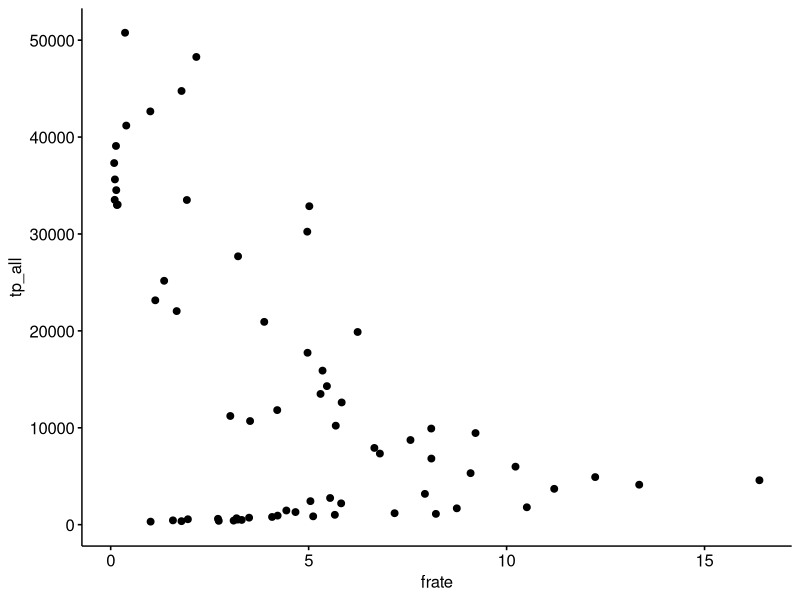
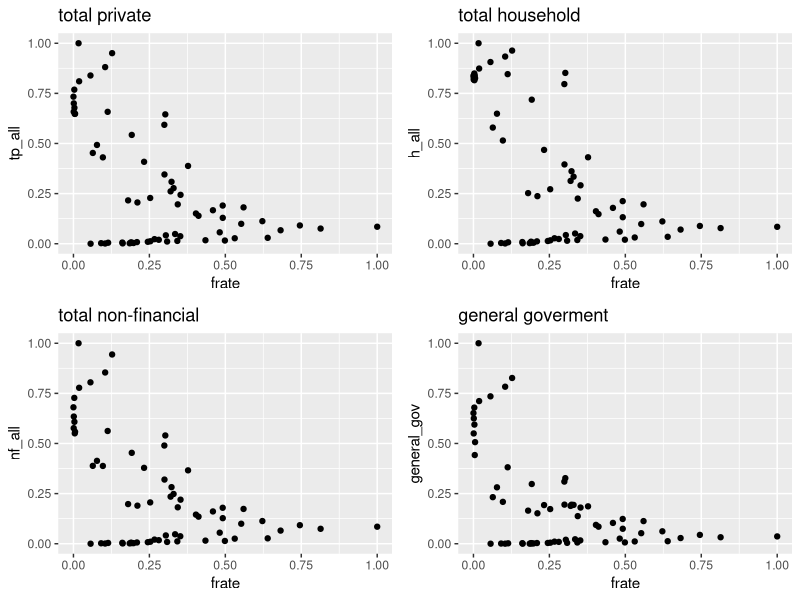
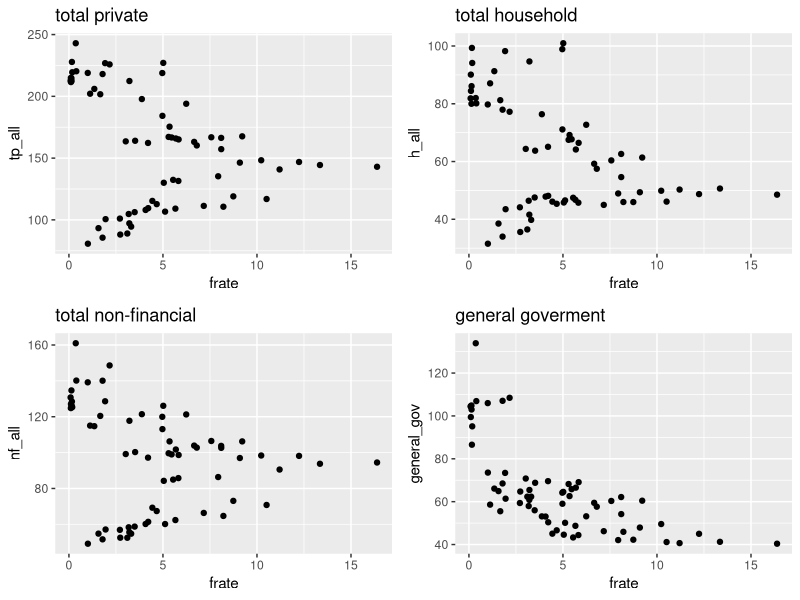

Generate these figures, in order, with R: (Note: this script raises an error after producing the figures.)
library(tidyverse)
library(ggplot2)
library(readxl)
library(ggpubr)
library(gridExtra)
df=read_excel("fed_rate_debt.xlsx",sheet="nominal")



ggscatter(data=df,x="frate",y="tp_all")


# min max normalization in order to better visualize the kind of relationship between different variables

normalize <- function(x, na.rm = TRUE) {
  return((x- min(x)) /(max(x)-min(x)))
}

#tibble with normalized variables

dfnorm=df%>% select_if(is.numeric) %>% transmute_all(normalize)


## Scatter plots between the federal rate and the various secotr's debt 

ptp=ggplot(data=dfnorm) +
  geom_point(aes(x=frate,y=tp_all))+
  ggtitle("total private")

ph=ggplot(data=dfnorm) +
  geom_point(aes(x=frate,y=h_all))+
  ggtitle("total household")

pnf=ggplot(data=dfnorm) +
  geom_point(aes(x=frate,y=nf_all))+
  ggtitle("total non-financial")

pg=ggplot(data=dfnorm) +
  geom_point(aes(x=frate,y=general_gov))+
  ggtitle("general goverment")


grid.arrange(ptp,ph,pnf,pg)


# from the above plots, the relationship between the federal rate and the level of debt of the various household
#sectors, seems to be negative and non-linear (convex)

# The level of debt is not a good indicator of sustainability, for this reason scatterplots between the various 
#sectors shares of debt to gdp and the federal rate are produced.


dfper=read_excel("fed_rate_debt.xlsx",sheet="percent")



ptp=ggplot(data=dfper) +
  geom_point(aes(x=frate,y=tp_all))+
  ggtitle("total private")

ph=ggplot(data=dfper) +
  geom_point(aes(x=frate,y=h_all))+
  ggtitle("total household")

pnf=ggplot(data=dfper) +
  geom_point(aes(x=frate,y=nf_all))+
  ggtitle("total non-financial")

pg=ggplot(data=dfper) +
  geom_point(aes(x=frate,y=general_gov))+
  ggtitle("general goverment")


grid.arrange(ptp,ph,pnf,pg)



# The above plots show a highly non linear relationship, still negative and non-linear. However there is an
#indication of a possible positive relationship (except for the general goverment's debt). Thus it is very likely
#that there is a confounding variable that distorts the association between the federal rate and the percentage of
#debt to gdp.


## We will produce a time series plot the various sector debt percentage to gdp ( normalized) and the federal rate
#in order to visualize their intertemporal relationship/



dfnorm=dfper%>% select_if(is.numeric) %>% transmute_all(normalize)
t=c(1954:2020)

ptp <- dfnorm %>% 
  ggplot()+
  geom_line(aes(x=t,y=tp_all),color="red",size=1.3)+
  geom_line(aes(x=t,y=frate),color="black",size=1.3)+
  ggtitle("Total Private")


ph <- dfnorm %>% 
  ggplot()+
  geom_line(aes(x=t,y=h_all),color="red",size=1.3)+
  geom_line(aes(x=t,y=frate),color="black",size=1.3)+
  ggtitle("Total Household")



pnf <-  dfnorm %>% 
  ggplot()+
  geom_line(aes(x=t,y=nf_all),color="red",size=1.3)+
  geom_line(aes(x=t,y=frate),color="black",size=1.3)+
  ggtitle("Total Non-Financial")


pgov <- dfnorm %>% 
  ggplot()+
  geom_line(aes(x=t,y=central_gov),color="red",size=1.3)+
  geom_line(aes(x=t,y=frate),color="black",size=1.3)+
  ggtitle("General Goverment")

grid.arrange(ptp,ph,pnf,pgov)

dfnorm %>% 
  ggplot()+
  geom_line(aes(x=t,y=nf_all),color="red",size=1.3)+
  geom_line(aes(x=t,y=frate),color="black",size=1.3)+
  geom_line(aes(x=t,y=h_all),color="blue",size=1.3)


#The federal rate reached its maximum value at 1981. Before that year, there was a slight increace in both household
#and non-financial corporations debt to gdp ratio, which accelerated in the period 1981-2020, a period where the 
#federal rate shows a decreasing trend

which(dfnorm$frate==1)

cbind(t,dfnorm)
trend=1:67

## Simple Regressions



model_total=lm(data=df,log(tp_all)~log(frate))

model_total %>% summary

model_house=lm(data=df,log(h_all)~log(frate))

model_house %>% summary


model_nf=lm(data=df,log(nf_all)~log(frate))

model_nf %>% summary

model_gov=lm(data=df,log(general_gov)~log(frate))

model_gov %>% summary


model_total$coefficients[2]
model_house$coefficients[2]
model_nf$coefficients[2]
model_gov$coefficients[2]



##correlation and cross correlation


df %>% select_if(is.numeric) %>% cor

### - means x causes y, lead/+ means y causes x

ccf(x=df$frate, df$tp_all, lag.max = 5,plot=F)

#in differences
ccf(y=diff(df$tp_all), x=diff(df$frate), lag.max = 5,plot=F)
####

ccf(x=df$frate, df$tp_all, lag.max = 5,plot=F)

pacf(df$frate)
pacf(df$tp_all)
acf(df$tp_all)




# FORECASTING -------------------------------------------------------------





df$Class="Train"



df$Class %>% length
df$Class[63:67]="Test"


df %>% tail(10)
dat=df
dat %>% tail
dat_train = subset(dat, Class == 'Train')
dat_test = subset(dat, Class == 'Test')

nrow(dat_train); nrow(dat_test)


### CONVERT TO TS for forecast package
dat_train %>% tail

dat_ts <- ts(dat_train[, 3], start = c(1954, 1), end = c(2015, 1), frequency = 1)

##Mean absolute error percentage 

#lines 2 to 4
mape <- function(actual,pred){
  mape <- mean(abs((actual - pred)/actual))*100
  return (mape)
}


#NAIVE FORECASTING

naive_mod <- naive(dat_ts, h = 5)
summary(naive_mod)


#add naive forecast to test

dat_test$naive=722.773  

mape(dat_test$tp_all, dat_test$naive) #98&


####Simple Exponential Smoothing
se_model <- ses(dat_ts, h = 5)
summary(se_model)

df_fc = as.data.frame(se_model)  ##save output in dataframe

dat_test$simplexp = df_fc$`Point Forecast`

mape(dat_test$tp_all, dat_test$simplexp)  #13.6%



### holts trend method

holt_model <- holt(dat_ts, h = 5)
summary(holt_model)

df_holt = as.data.frame(holt_model)   #save results on df_holt
dat_test$holt = df_holt$`Point Forecast`    #add holt forecast to test
mape(dat_test$tp_all, dat_test$holt)  #2.3%



###arima

arima_model <- auto.arima(dat_ts)
summary(arima_model)


fore_arima = forecast::forecast(arima_model, h=5)
df_arima = as.data.frame(fore_arima)
dat_test$arima = df_arima$`Point Forecast`
mape(dat_test$tp_all, dat_test$arima)  ## 5%


#Tbats

model_tbats <- tbats(dat_ts)
summary(model_tbats)


for_tbats <- forecast::forecast(model_tbats, h = 5)
df_tbats = as.data.frame(for_tbats)
dat_test$tbats = df_tbats$`Point Forecast`
mape(dat_test$tp_all, dat_test$tbats) #3.8%


#### percentage deviation of preds
pred_results=dat_test %>% select(-c(frate,tp_ld,h_ld,nf_all,h_all,nf_ld,general_gov,Central_gov,gdp,Class))

pred_results[,-1] %>% transmute_all(.funs=function(x) 1- x/pred_results$tp_all)





df1960=df %>% filter(year>1960)
df1960



rep(1:3,each=20)

df1960=df1960 %>% mutate(decade=rep(1:3,each=20))
df1960

df1960 %>% group_by(decade) %>% summarize(sd=sd(frate)/mean(frate))

df1960 %>% split(.$decade) %>%
  map_dfr(~sort(.x$frate,decreasing=TRUE))


boxplot(frate~decade,data=df1960)


